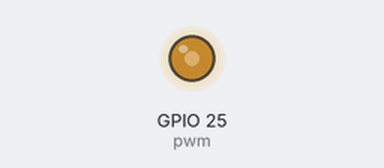
Simulated run of this program. Board: ESP32 board running MicroPython. On the bench: output pins drawn as LEDs (lit = HIGH). At 7.3 s the program stops and its outputs stay as they are.

Above: at 0.1 s.
At 7.4 s:
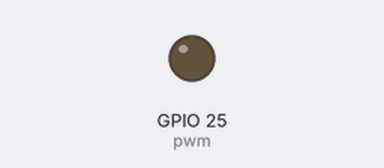
Timing chart, 0 to 8.8 s (numbered marks = the images above):
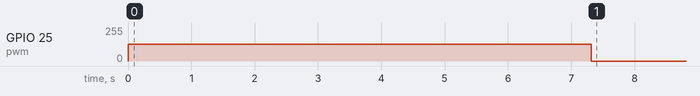

Measured:
- by itself, GPIO 25 (pwm): 0/255 → 125/255 at 0.00 s, → 0/255 7.3 s later

The program:

music.py
```python
from utime import sleep, sleep_ms
from machine import Pin, PWM

octave = {'A1': 28, '#A1': 29, 'B1': 31, 'C1': 33, '#C1': 35, 'D1': 37, '#D1': 39, 'E1': 41, 'F1': 44, '#F1': 46,
          'G1': 49, '#G1': 52,
          'A2': 55, '#A2': 58, 'B2': 62, 'C2': 65, '#C2': 69, 'D2': 73, '#D2': 78, 'E2': 82, 'F2': 87, '#F2': 93,
          'G2': 98, '#G2': 104,
          'A3': 110, '#A3': 117, 'B3': 123, 'C3': 131, '#C3': 139, 'D3': 147, '#D3': 156, 'E3': 165, 'F3': 175,
          '#F3': 185, 'G3': 196, '#G3': 208,
          'A4': 220, '#A4': 233, 'B4': 247, 'C4': 262, '#C4': 277, 'D4': 294, '#D4': 311, 'E4': 330, 'F4': 349,
          '#F4': 370, 'G4': 392, '#G4': 415,
          'A5': 440, '#A5': 466, 'B5': 494, 'C5': 523, '#C5': 554, 'D5': 587, '#D5': 622, 'E5': 659, 'F5': 698,
          '#F5': 740, 'G5': 784, '#G5': 831,
          'A6': 880, '#A6': 932, 'B6': 988, 'C6': 1047, '#C6': 1109, 'D6': 1175, '#D6': 1245, 'E6': 1319, 'F6': 1397,
          '#F6': 1480, 'G6': 1568, '#G6': 1661,
          'A7': 1761, '#A7': 1865, 'B7': 1976, 'C7': 2093, '#C7': 2217, 'D7': 2349, '#D7': 2489, 'E7': 2637, 'F7': 2794,
          '#F7': 2960, 'G7': 3135, '#G7': 3322,
          'A8': 3520, '#A8': 3729, 'B8': 3951, 'C8': 4186, '#C8': 4435, 'D8': 4699, '#D8': 4978, 'E8': 5274, 'F8': 5588,
          '#F8': 5920, 'G8': 6271, '#G8': 6645,
          'A9': 7040, '#A9': 7459, 'B9': 7902
          }
time = {'1': 0.15, '2': 0.175, '3': 0.2, '4': 0.25,
        '5': 0.3, '6': 0.35, '7': 0.4, '8': 0.5}

Letter = 'ABCDEFG#'


def play(tune):
    pwm = PWM(Pin(25))
    for val in tune:
        val = val.upper()
        size = len(val)
        tim = 0.46
        if ('#' in val) and (val[0] != '#'):
            tem = val.find('#')
            val = val[tem] + val[0:tem] + val[tem + 1:]  # 把#移动到字符串的最开始
            # print(val)
        # print(size)
        if size == 1:
            if val in Letter:
                freq = octave[(val + '4')]
        elif size == 2:
            if val[0] in Letter:
                if '#' in val:
                    freq = octave[(val + '4')]
                else:
                    freq = octave[val]
        elif size == 3:
            if ':' in val:
                tim = time[val[-1]]
                if val[0] in Letter:
                    freq = octave[(val[0] + '4')]
            else:
                freq = octave[val]

        elif size == 4:
            if ':' in val:
                tim = time[val[-1]]
                if val[0] in Letter:
                    freq = octave[val[0:2]]

        elif size == 5:
            if ':' in val:
                tim = time[val[-1]]
                if val[0] in Letter:
                    freq = octave[val[0:3]]
        # print(tim)
        pwm.freq(freq)  # set frequency
        # print('pwm.freq ' + str(pwm.freq()))  # get current frequency
        pwm.duty(500)  # set duty cycle
        sleep(tim)
    pwm.deinit()


def pitch(freq, tim):
    pwm = PWM(Pin(25))
    pwm.freq(freq)  # set frequency
    # print('pwm.freq ' + str(pwm.freq()))  # get current frequency
    pwm.duty(500)  # set duty cycle
    sleep_ms(tim)
    pwm.deinit()


if __name__ == '__main__':

    tune = ["C4:4", "D4:4", "E4:4", "C4:4", "C4:4", "D4:4", "E4:4", "C4:4",
            "E4:4", "F4:4", "G4:8", "E4:4", "F4:4", "G4:8"]

    play(tune)

    for freq in range(880, 1760, 16):
        pitch(freq, 30)

    for freq in range(1760, 880, -16):
        pitch(freq, 30)
```
